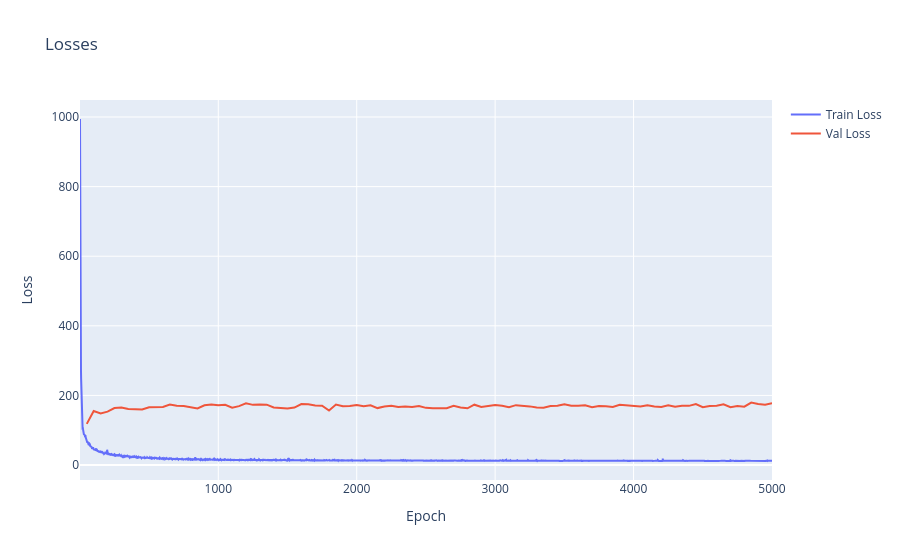
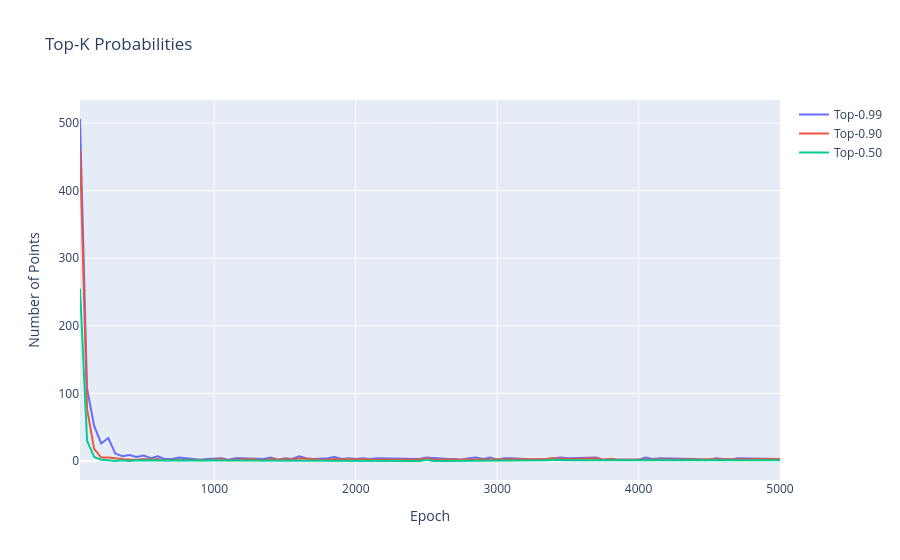

These figures' notebook cell, in order:
### Code cell
# create model - currently 5 for heteroscedastic variance
# model = FramePredictorSimple(5)
# model = FramePredictorDGCNN(5)
model = FramePredictorMLPTransformer()

# set up optimizer
optimizer = torch.optim.Adam(model.parameters(), lr=1e-4) # 5e-3 originally

# initialize loss
loss_fn = GMMLoss()

# training params
num_epochs = 5000
val_every = 50

device = "cuda:0"
model.to(device)

# training statistics
total_losses = []
total_val_losses = []
total_probs99 = []
total_probs90 = []
total_probs50 = []

# create experiment directory
exp_name = "gmm_5k_mlp_transformer_var=0.001"
os.makedirs(exp_name, exist_ok=True)
os.makedirs(f"{exp_name}/logs", exist_ok=True)
os.makedirs(f"{exp_name}/checkpoints", exist_ok=True)


min_val_loss = float("inf")


fig, num_probs99, num_probs90, num_probs50 = viz_model(model, device)
fig.update_layout(title_text="Epoch 0")
# fig.show(renderer="browser")
fig.write_html(f"{exp_name}/logs/epoch_0.html")
total_probs99.append(num_probs99)
total_probs90.append(num_probs90)
total_probs50.append(num_probs50)


# basic training loop
for epoch in range(num_epochs):
    # train step
    model.train()
    epoch_loss = []
    for i, batch in enumerate(train_loader):
        batch = batch.to(device)
        optimizer.zero_grad()
        pred = model(batch)

        loss = loss_fn(batch, pred)
        loss.backward()
        torch.nn.utils.clip_grad_norm_(model.parameters(), 1.0)
        optimizer.step()

        epoch_loss.append(loss.item())
    epoch_loss = np.mean(epoch_loss)
    total_losses.append(epoch_loss)

    # val step
    if (epoch + 1) % val_every == 0:
        model.eval()
        val_loss = []
        with torch.no_grad():
            for i, batch in enumerate(val_loader):
                batch = batch.to(device)
                pred = model(batch)

                loss = loss_fn(batch, pred)
                val_loss.append(loss.item())
        val_loss = np.mean(val_loss)
        total_val_losses.append(val_loss)

        # save model checkpoint
        torch.save(model.state_dict(), f"{exp_name}/checkpoints/model_{epoch + 1}.pt")

    # logging.permute(1, 0).reshape(6, -1).permute(1, 0)
    if (epoch + 1) % val_every == 0:
        print(f"Epoch {epoch}, Train Loss: {epoch_loss}, Val Loss: {val_loss}")        
        val_fig, num_probs99, num_probs90, num_probs50 = viz_model(model, device)

        # visualize predictions
        val_fig.update_layout(title_text=f"Epoch {epoch + 1}, Train Loss: {epoch_loss} Val Loss: {val_loss}")
        # val_fig.show(renderer="browser")
        val_fig.write_html(f"{exp_name}/logs/epoch_{epoch + 1}.html")
        total_probs99.append(num_probs99)
        total_probs90.append(num_probs90)
        total_probs50.append(num_probs50)
    else:
        print(f"Epoch {epoch + 1}, Train Loss: {epoch_loss}")


# After training, plot the losses
fig = go.Figure()
fig.add_trace(go.Scatter(x=np.arange(1, len(total_losses) + 1), y=total_losses, name="Train Loss"))
fig.add_trace(go.Scatter(x=np.arange(val_every, (len(total_val_losses) + 1) * val_every, val_every), y=total_val_losses, name="Val Loss"))
fig.update_layout(title="Losses", xaxis_title="Epoch", yaxis_title="Loss")
fig.show()
fig.write_html(f"{exp_name}/logs/losses.html")

# Also plot the number of points in the top 0.99 and 0.90 probabilities
fig = go.Figure()
fig.add_trace(go.Scatter(x=np.arange(val_every, (len(total_val_losses) + 1) * val_every, val_every), y=total_probs99, name="Top-0.99"))
fig.add_trace(go.Scatter(x=np.arange(val_every, (len(total_val_losses) + 1) * val_every, val_every), y=total_probs90, name="Top-0.90"))
fig.add_trace(go.Scatter(x=np.arange(val_every, (len(total_val_losses) + 1) * val_every, val_every), y=total_probs50, name="Top-0.50"))
fig.update_layout(title="Top-K Probabilities", xaxis_title="Epoch", yaxis_title="Number of Points")
fig.show()
fig.write_html(f"{exp_name}/logs/top_probs.html")

### Figure 1 — Plotly figure (JSON) as saved in the notebook; plotly's stock layout.template omitted (floating-point values rounded to 4 significant figures; data arrays with more than 128 entries replaced by an {"elided": "..."} marker saying what was removed)
{"data": [{"name": "Train Loss", "type": "scatter", "x": {"elided": "5000 int values"}, "y": {"elided": "5000 float values"}}, {"name": "Val Loss", "type": "scatter", "x": [50, 100, 150, 200, 250, 300, 350, 400, 450, 500, 550, 600, 650, 700, 750, 800, 850, 900, 950, 1000, 1050, 1100, 1150, 1200, 1250, 1300, 1350, 1400, 1450, 1500, 1550, 1600, 1650, 1700, 1750, 1800, 1850, 1900, 1950, 2000, 2050, 2100, 2150, 2200, 2250, 2300, 2350, 2400, 2450, 2500, 2550, 2600, 2650, 2700, 2750, 2800, 2850, 2900, 2950, 3000, 3050, 3100, 3150, 3200, 3250, 3300, 3350, 3400, 3450, 3500, 3550, 3600, 3650, 3700, 3750, 3800, 3850, 3900, 3950, 4000, 4050, 4100, 4150, 4200, 4250, 4300, 4350, 4400, 4450, 4500, 4550, 4600, 4650, 4700, 4750, 4800, 4850, 4900, 4950, 5000], "y": [118.2, 155.4, 148.3, 153.5, 163.6, 165.4, 161.0, 159.6, 159.5, 166.2, 166.5, 167.1, 174.0, 170.5, 169.6, 166.3, 162.7, 171.6, 174.1, 171.6, 173.0, 165.0, 169.3, 177.5, 172.9, 173.6, 173.5, 165.5, 164.3, 162.3, 165.1, 175.3, 174.3, 170.8, 170.6, 156.8, 173.7, 169.1, 169.7, 172.7, 169.0, 171.9, 163.7, 168.4, 170.3, 166.8, 168.5, 166.5, 169.9, 164.3, 163.4, 163.6, 163.5, 170.1, 165.3, 163.0, 173.4, 166.7, 170.3, 172.5, 170.1, 166.4, 172.1, 171.2, 168.6, 165.4, 164.4, 169.6, 170.6, 174.9, 170.5, 170.5, 171.5, 166.0, 169.5, 169.0, 167.0, 172.9, 171.2, 170.3, 168.1, 172.1, 168.0, 167.0, 171.8, 167.5, 170.0, 170.0, 175.4, 166.2, 169.8, 170.2, 174.4, 166.4, 169.5, 167.6, 179.4, 175.3, 173.5, 177.9]}], "layout": {"title": {"text": "Losses"}, "xaxis": {"title": {"text": "Epoch"}}, "yaxis": {"title": {"text": "Loss"}}}}

### Figure 2 — Plotly figure (JSON) as saved in the notebook; plotly's stock layout.template omitted (floating-point values rounded to 4 significant figures)
{"data": [{"name": "Top-0.99", "type": "scatter", "x": [50, 100, 150, 200, 250, 300, 350, 400, 450, 500, 550, 600, 650, 700, 750, 800, 850, 900, 950, 1000, 1050, 1100, 1150, 1200, 1250, 1300, 1350, 1400, 1450, 1500, 1550, 1600, 1650, 1700, 1750, 1800, 1850, 1900, 1950, 2000, 2050, 2100, 2150, 2200, 2250, 2300, 2350, 2400, 2450, 2500, 2550, 2600, 2650, 2700, 2750, 2800, 2850, 2900, 2950, 3000, 3050, 3100, 3150, 3200, 3250, 3300, 3350, 3400, 3450, 3500, 3550, 3600, 3650, 3700, 3750, 3800, 3850, 3900, 3950, 4000, 4050, 4100, 4150, 4200, 4250, 4300, 4350, 4400, 4450, 4500, 4550, 4600, 4650, 4700, 4750, 4800, 4850, 4900, 4950, 5000], "y": [506, 107, 52, 26, 34, 11, 7, 9, 6, 8, 4, 7, 3, 3, 5, 4, 3, 2, 3, 4, 4, 2, 4, 4, 4, 3, 3, 5, 2, 4, 3, 7, 4, 3, 3, 4, 6, 3, 4, 3, 4, 3, 4, 4, 3, 4, 3, 3, 3, 5, 4, 3, 3, 3, 2, 4, 5, 3, 5, 2, 4, 4, 4, 3, 2, 2, 3, 4, 5, 4, 4, 4, 4, 5, 2, 3, 2, 2, 3, 2, 5, 3, 4, 4, 4, 3, 3, 3, 2, 2, 4, 3, 2, 4, 4, 3, 3, 4, 3, 3, 2]}, {"name": "Top-0.90", "type": "scatter", "x": [50, 100, 150, 200, 250, 300, 350, 400, 450, 500, 550, 600, 650, 700, 750, 800, 850, 900, 950, 1000, 1050, 1100, 1150, 1200, 1250, 1300, 1350, 1400, 1450, 1500, 1550, 1600, 1650, 1700, 1750, 1800, 1850, 1900, 1950, 2000, 2050, 2100, 2150, 2200, 2250, 2300, 2350, 2400, 2450, 2500, 2550, 2600, 2650, 2700, 2750, 2800, 2850, 2900, 2950, 3000, 3050, 3100, 3150, 3200, 3250, 3300, 3350, 3400, 3450, 3500, 3550, 3600, 3650, 3700, 3750, 3800, 3850, 3900, 3950, 4000, 4050, 4100, 4150, 4200, 4250, 4300, 4350, 4400, 4450, 4500, 4550, 4600, 4650, 4700, 4750, 4800, 4850, 4900, 4950, 5000], "y": [460, 77, 18, 5, 5, 4, 2, 2, 2, 3, 2, 3, 1, 2, 2, 1, 2, 1, 1, 2, 3, 1, 2, 3, 3, 2, 1, 3, 2, 3, 2, 4, 3, 2, 2, 2, 3, 2, 3, 2, 3, 2, 2, 3, 3, 3, 3, 3, 2, 4, 2, 2, 2, 2, 2, 3, 3, 3, 3, 2, 3, 3, 3, 3, 2, 2, 3, 4, 3, 3, 3, 3, 3, 4, 2, 3, 2, 2, 2, 2, 3, 2, 2, 3, 2, 3, 3, 2, 2, 2, 2, 3, 2, 2, 3, 2, 2, 3, 2, 3, 2]}, {"name": "Top-0.50", "type": "scatter", "x": [50, 100, 150, 200, 250, 300, 350, 400, 450, 500, 550, 600, 650, 700, 750, 800, 850, 900, 950, 1000, 1050, 1100, 1150, 1200, 1250, 1300, 1350, 1400, 1450, 1500, 1550, 1600, 1650, 1700, 1750, 1800, 1850, 1900, 1950, 2000, 2050, 2100, 2150, 2200, 2250, 2300, 2350, 2400, 2450, 2500, 2550, 2600, 2650, 2700, 2750, 2800, 2850, 2900, 2950, 3000, 3050, 3100, 3150, 3200, 3250, 3300, 3350, 3400, 3450, 3500, 3550, 3600, 3650, 3700, 3750, 3800, 3850, 3900, 3950, 4000, 4050, 4100, 4150, 4200, 4250, 4300, 4350, 4400, 4450, 4500, 4550, 4600, 4650, 4700, 4750, 4800, 4850, 4900, 4950, 5000], "y": [255, 30, 6, 2, 1, 0, 1, 0, 1, 1, 0, 1, 0, 1, 1, 0, 1, 1, 1, 1, 1, 1, 1, 1, 1, 0, 0, 1, 0, 1, 1, 1, 1, 1, 0, 1, 1, 0, 1, 0, 1, 1, 0, 1, 0, 1, 1, 1, 0, 2, 0, 0, 0, 0, 0, 1, 1, 1, 1, 1, 1, 1, 1, 1, 0, 0, 1, 2, 1, 1, 1, 1, 1, 1, 0, 1, 1, 0, 0, 0, 1, 0, 1, 1, 1, 1, 0, 0, 1, 1, 1, 0, 0, 1, 1, 0, 0, 1, 0, 1, 0]}], "layout": {"title": {"text": "Top-K Probabilities"}, "xaxis": {"title": {"text": "Epoch"}}, "yaxis": {"title": {"text": "Number of Points"}}}}
